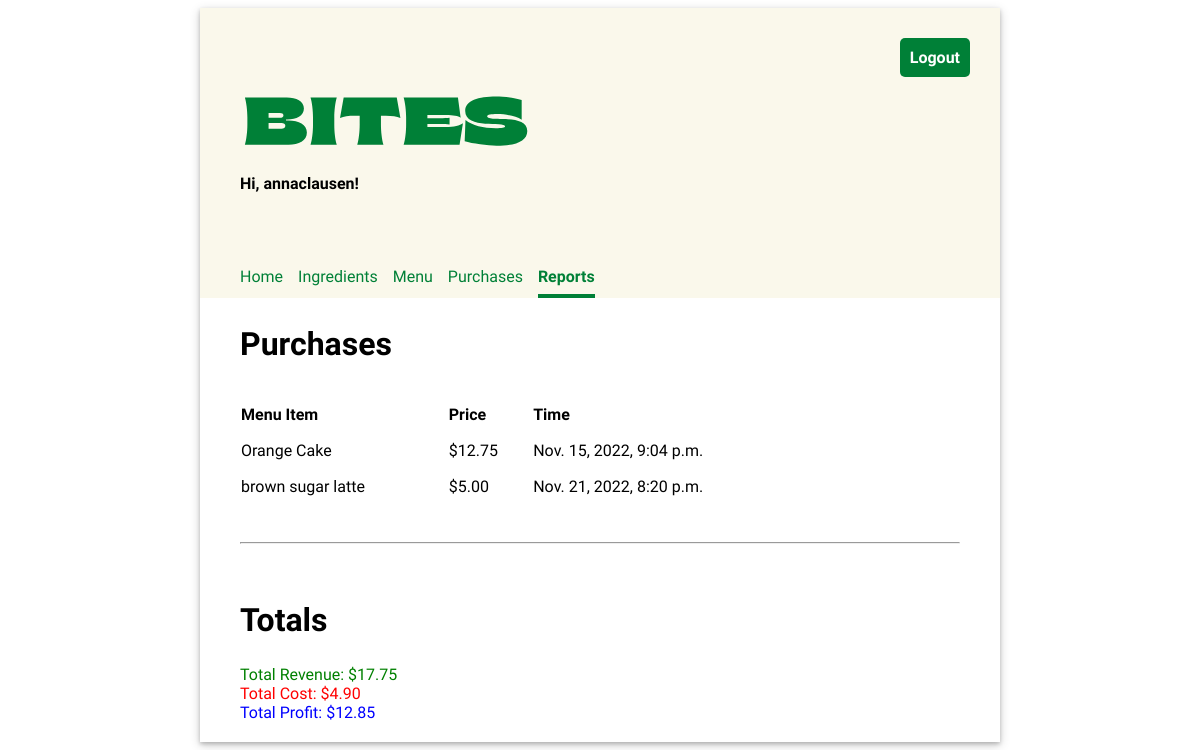
Screenshot of /reports (signed in) with the database file from the repository.
### inventory/models.py (models this page shows, shortened)
class Purchase(models.Model):
    menu_item = models.ForeignKey(MenuItem, on_delete=models.CASCADE)
    timestamp = models.DateTimeField(auto_now_add=True)

class MenuItem(models.Model):
    title = models.CharField(max_length=200, unique=True)
    price = models.FloatField(default=0.00)

### inventory/views.py (the view)
# urls.py: path('reports', views.ReportView.as_view(), name="reports")
class ReportView(LoginRequiredMixin, TemplateView):
    template_name = "inventory/reports.html"
    def get_context_data(self, **kwargs):
        context = super().get_context_data(**kwargs)
        context["purchases"] = Purchase.objects.all()
        revenue = Purchase.objects.aggregate(
            revenue=Sum("menu_item__price"))["revenue"]
        total_cost = 0
        for purchase in Purchase.objects.all():
            for recipe_requirement in purchase.menu_item.reciperequirement_set.all():
                total_cost += recipe_requirement.ingredient.price_per_unit * \
                    recipe_requirement.quantity
        context["revenue"] = revenue
        context["total_cost"] = total_cost
        context["profit"] = revenue - total_cost
        return context

### inventory/templates/inventory/reports.html (shortened to what this page needs)
{% extends 'base.html' %}
{% load static %}
{% block content %}
    <h2>Purchases</h2>
    <table class="inventory-table">
        <thead>
            <tr>
                <th>Menu Item</th>
                <th>Price</th>
                <th>Time</th>
            </tr>
        </thead>
        <tbody>
        {% for purchase in purchases %}
            <tr>
                <td>{{ purchase.menu_item.title }}</td>
                <td class="price">${{ purchase.menu_item.price|stringformat:".2f" }}</td>
                <td>{{ purchase.timestamp }}</td>
            </tr>
        {% endfor %}
        </tbody>
    </table>
    <hr/>
    <h2>Totals</h2>
    <div style="color: green;">Total Revenue: ${{ revenue|stringformat:".2f" }}</div>
    <div style="color: red;">Total Cost: ${{ total_cost|stringformat:".2f" }}</div>
    <div style="color: blue;">Total Profit: ${{ profit|stringformat:".2f" }}</div>
{% endblock %}

### inventory/templates/base.html (shortened to what this page needs)
{% load static %}
<!DOCTYPE html>
<html>
<head>
  <link rel="stylesheet" type="text/css" href="{% static 'inventory/style.css' %}" />
</head>
<body>
  <div class="app">
  <header>
    <div class="header-first-row">
      <img class="logo" src="{% static 'inventory/bites-logo.svg' %}" />
      {% if user.is_authenticated %}
      <a class="logout" href="/logout">Logout</a>
      {% endif %}
    </div>
    {% if user.is_authenticated %}
      <p class="greeting">Hi, {{ user.username }}!</p>
      <nav class="navbar">
        {% url 'home' as home_url %}
        {% url 'ingredients' as ingredients_url %}
        {% url 'menu' as menu_url %}
        {% url 'purchases' as purchases_url %}
        {% url 'reports' as reports_url %}
        <a class="nav-item{% if request.path == home_url %} current-page{% endif %}" href="{% url 'home' %}">Home</a>
        <a class="nav-item{% if request.path == ingredients_url %} current-page{% endif %}" href="{% url 'ingredients' %}">Ingredients</a>
        <a class="nav-item{% if request.path == menu_url %} current-page{% endif %}" href="{% url 'menu' %}">Menu</a>
        <a class="nav-item{% if request.path == purchases_url %} current-page{% endif %}" href="{% url 'purchases' %}">Purchases</a>
        <a class="nav-item{% if request.path == reports_url %} current-page{% endif %}" href="{% url 'reports' %}">Reports</a>
      </nav>
    {% endif %}
  </header>
  <main>
    {% block content %}{% endblock %}
  </main>
  </div>
</body>
</html>

### inventory/static/inventory/style.css (style rules this page uses)
body { font-family: 'Oxygen', sans-serif; }
hr { margin: 30px 0; }
header { background-color: #FAF8EB; min-height: 200px; display: flex; align-items: center; flex-direction: column; align-items: flex-start; padding-left: 40px; }
main { display: flex; flex-direction: column; padding: 0 40px 20px 40px; justify-content: center; }
main h2 { font-size: 2em; }
.app { min-width: 800px; max-width: 60%; margin: 0 auto; box-shadow: 0 2px 4px 0 rgba(0, 0, 0, 0.2), 0 3px 10px 0 rgba(0, 0, 0, 0.19); }
header p { font-weight: bold; }
.navbar { margin-top: 50px; display: flex; width: 100%; }
.navbar a { text-decoration: none; padding: 8px 0; color: #008037; margin-right: 15px; }
.navbar a:hover, .navbar .current-page { border-bottom: solid 4px #008037; border-spacing: 0 15px; font-weight: bold; }
main table { text-align: left; border-collapse: separate; border-spacing: 0 15px; width: 80%; }
.header-first-row { width: 100%; display: flex; justify-content: space-between; }
.logout { height: max-content; text-align: center; text-decoration: none; border: 0px; background-color: #008037; border-radius: 5px; color: white; padding: 10px; font-weight: bold; margin: 30px; font-size: 1em; }
.logo { margin-top: 75px; }
a { text-decoration: none; color: #008037; }

### rows the page displays
Purchase: menu_item "Orange Cake", menu_item.price "12.75", timestamp "Nov. 15, 2022, 9:04 p.m."
Purchase: menu_item "brown sugar latte", menu_item.price "5.00", timestamp "Nov. 21, 2022, 8:20 p.m."

### other values shown
{{ user.username }} "annaclausen"
{{ revenue|stringformat:".2f" }} "17.75"
{{ total_cost|stringformat:".2f" }} "4.90"
{{ profit|stringformat:".2f" }} "12.85"
